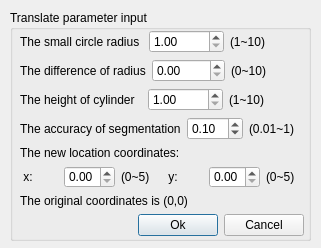
<ui version="4.0" >
 <class>TranslateDialog</class>
 <widget class="QDialog" name="TranslateDialog" >
  <property name="geometry" >
   <rect>
    <x>0</x>
    <y>0</y>
    <width>321</width>
    <height>248</height>
   </rect>
  </property>
  <property name="windowTitle" >
   <string>Dylinder Setting</string>
  </property>
  <widget class="QGroupBox" name="groupBox" >
   <property name="geometry" >
    <rect>
     <x>10</x>
     <y>10</y>
     <width>301</width>
     <height>231</height>
    </rect>
   </property>
   <property name="title" >
    <string>Translate parameter input</string>
   </property>
   <widget class="QWidget" name="layoutWidget" >
    <property name="geometry" >
     <rect>
      <x>10</x>
      <y>20</y>
      <width>284</width>
      <height>206</height>
     </rect>
    </property>
    <layout class="QVBoxLayout" >
     <property name="margin" >
      <number>0</number>
     </property>
     <property name="spacing" >
      <number>6</number>
     </property>
     <item>
      <layout class="QVBoxLayout" >
       <property name="margin" >
        <number>0</number>
       </property>
       <property name="spacing" >
        <number>6</number>
       </property>
       <item>
        <layout class="QHBoxLayout" >
         <property name="margin" >
          <number>0</number>
         </property>
         <property name="spacing" >
          <number>6</number>
         </property>
         <item>
          <widget class="QLabel" name="label" >
           <property name="text" >
            <string>The small circle radius </string>
           </property>
          </widget>
         </item>
         <item>
          <widget class="QDoubleSpinBox" name="doubleSpinBox" >
           <property name="maximum" >
            <double>10.000000000000000</double>
           </property>
           <property name="minimum" >
            <double>1.000000000000000</double>
           </property>
           <property name="value" >
            <double>1.000000000000000</double>
           </property>
          </widget>
         </item>
         <item>
          <widget class="QLabel" name="label_8" >
           <property name="text" >
            <string>(1~10)</string>
           </property>
          </widget>
         </item>
        </layout>
       </item>
       <item>
        <layout class="QHBoxLayout" >
         <property name="margin" >
          <number>0</number>
         </property>
         <property name="spacing" >
          <number>6</number>
         </property>
         <item>
          <widget class="QLabel" name="label_2" >
           <property name="text" >
            <string>The difference of radius</string>
           </property>
          </widget>
         </item>
         <item>
          <widget class="QDoubleSpinBox" name="doubleSpinBox_2" >
           <property name="maximum" >
            <double>10.000000000000000</double>
           </property>
           <property name="minimum" >
            <double>0.000000000000000</double>
           </property>
           <property name="value" >
            <double>0.000000000000000</double>
           </property>
          </widget>
         </item>
         <item>
          <widget class="QLabel" name="label_9" >
           <property name="text" >
            <string>(0~10)</string>
           </property>
          </widget>
         </item>
        </layout>
       </item>
       <item>
        <layout class="QHBoxLayout" >
         <property name="margin" >
          <number>0</number>
         </property>
         <property name="spacing" >
          <number>6</number>
         </property>
         <item>
          <widget class="QLabel" name="label_3" >
           <property name="text" >
            <string>The height of cylinder  </string>
           </property>
          </widget>
         </item>
         <item>
          <widget class="QDoubleSpinBox" name="doubleSpinBox_3" >
           <property name="maximum" >
            <double>10.000000000000000</double>
           </property>
           <property name="minimum" >
            <double>1.000000000000000</double>
           </property>
           <property name="value" >
            <double>1.000000000000000</double>
           </property>
          </widget>
         </item>
         <item>
          <widget class="QLabel" name="label_10" >
           <property name="text" >
            <string>(1~10)</string>
           </property>
          </widget>
         </item>
        </layout>
       </item>
       <item>
        <layout class="QHBoxLayout" >
         <property name="margin" >
          <number>0</number>
         </property>
         <property name="spacing" >
          <number>6</number>
         </property>
         <item>
          <widget class="QLabel" name="label_4" >
           <property name="text" >
            <string>The accuracy of segmentation</string>
           </property>
          </widget>
         </item>
         <item>
          <widget class="QDoubleSpinBox" name="doubleSpinBox_4" >
           <property name="maximum" >
            <double>1.000000000000000</double>
           </property>
           <property name="minimum" >
            <double>0.010000000000000</double>
           </property>
           <property name="singleStep" >
            <double>0.100000000000000</double>
           </property>
           <property name="value" >
            <double>0.100000000000000</double>
           </property>
          </widget>
         </item>
         <item>
          <widget class="QLabel" name="label_11" >
           <property name="text" >
            <string>(0.01~1)</string>
           </property>
          </widget>
         </item>
        </layout>
       </item>
       <item>
        <layout class="QVBoxLayout" >
         <property name="margin" >
          <number>0</number>
         </property>
         <property name="spacing" >
          <number>6</number>
         </property>
         <item>
          <widget class="QLabel" name="label_5" >
           <property name="text" >
            <string>The new location coordinates:</string>
           </property>
          </widget>
         </item>
         <item>
          <layout class="QHBoxLayout" >
           <property name="margin" >
            <number>0</number>
           </property>
           <property name="spacing" >
            <number>6</number>
           </property>
           <item>
            <widget class="QLabel" name="label_6" >
             <property name="text" >
              <string> x:</string>
             </property>
            </widget>
           </item>
           <item>
            <widget class="QDoubleSpinBox" name="doubleSpinBox_5" >
             <property name="maximum" >
              <double>5.000000000000000</double>
             </property>
            </widget>
           </item>
           <item>
            <widget class="QLabel" name="label_14" >
             <property name="text" >
              <string>(0~5)</string>
             </property>
            </widget>
           </item>
           <item>
            <widget class="QLabel" name="label_7" >
             <property name="text" >
              <string> y:</string>
             </property>
            </widget>
           </item>
           <item>
            <widget class="QDoubleSpinBox" name="doubleSpinBox_6" >
             <property name="maximum" >
              <double>5.000000000000000</double>
             </property>
            </widget>
           </item>
           <item>
            <widget class="QLabel" name="label_13" >
             <property name="text" >
              <string>(0~5)</string>
             </property>
            </widget>
           </item>
          </layout>
         </item>
         <item>
          <widget class="QLabel" name="label_12" >
           <property name="text" >
            <string>The original coordinates is (0,0)</string>
           </property>
          </widget>
         </item>
        </layout>
       </item>
      </layout>
     </item>
     <item>
      <layout class="QHBoxLayout" >
       <property name="margin" >
        <number>0</number>
       </property>
       <property name="spacing" >
        <number>6</number>
       </property>
       <item>
        <spacer>
         <property name="orientation" >
          <enum>Qt::Horizontal</enum>
         </property>
         <property name="sizeHint" >
          <size>
           <width>101</width>
           <height>20</height>
          </size>
         </property>
        </spacer>
       </item>
       <item>
        <widget class="QPushButton" name="okButton" >
         <property name="text" >
          <string>Ok</string>
         </property>
        </widget>
       </item>
       <item>
        <widget class="QPushButton" name="cancelButton" >
         <property name="text" >
          <string>Cancel</string>
         </property>
        </widget>
       </item>
      </layout>
     </item>
    </layout>
   </widget>
  </widget>
 </widget>
 <resources/>
 <connections/>
</ui>
